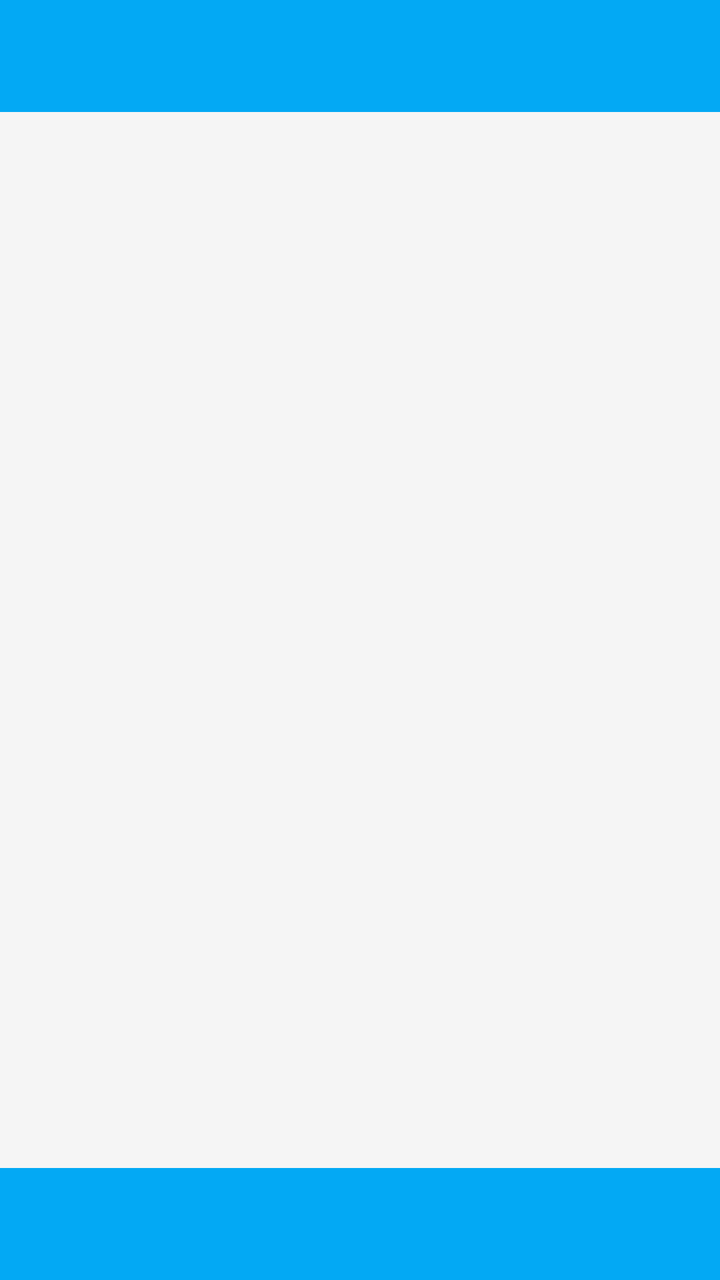
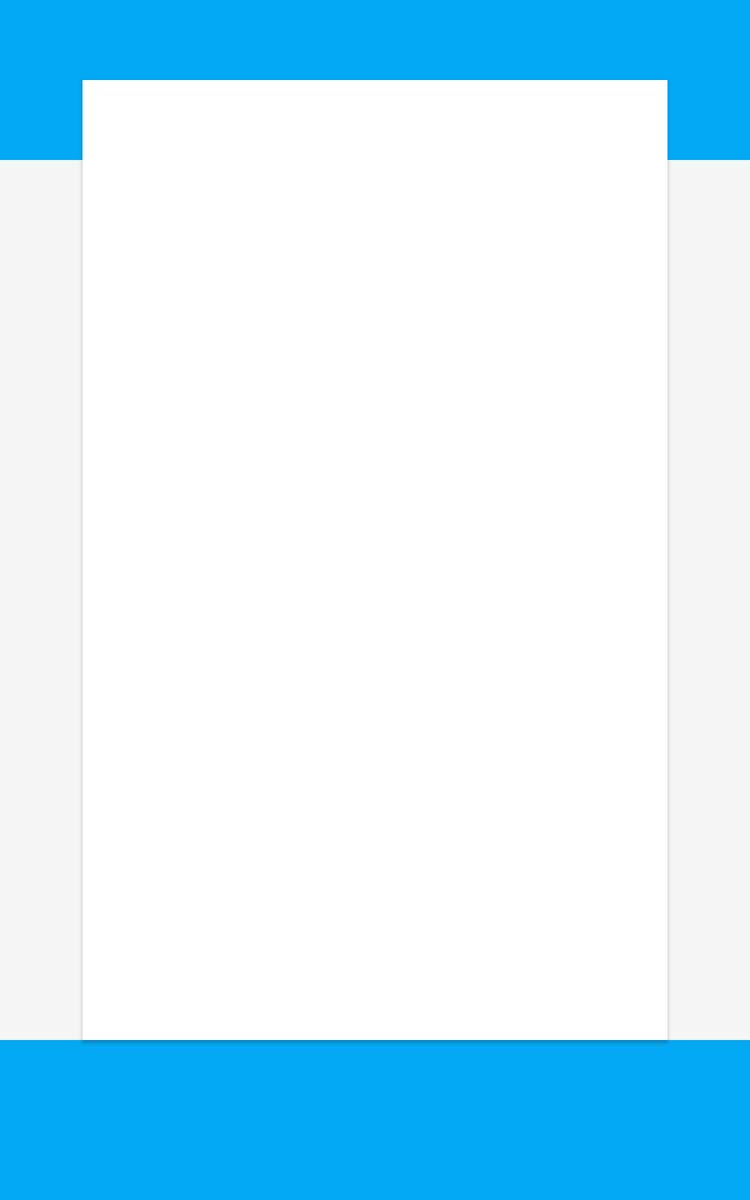

One screen, two layout resources from the same app: the default and the author's alternative for another configuration. Each is rendered where Android would select it; the XML of both is given below.
<!-- AndroidManifest.xml: application theme AppTheme -->
<!-- res/layout/activity_call_students_list.xml -->
<?xml version="1.0" encoding="utf-8"?>
<FrameLayout
    xmlns:android="http://schemas.android.com/apk/res/android"
    xmlns:app="http://schemas.android.com/apk/res-auto"
    android:id="@+id/container"
    android:layout_width="match_parent"
    android:layout_height="match_parent">
    <android.support.v4.widget.DrawerLayout
        xmlns:android="http://schemas.android.com/apk/res/android"
        xmlns:app="http://schemas.android.com/apk/res-auto"
        android:id="@+id/drawer_layout"
        android:layout_width="match_parent"
        android:layout_height="match_parent">

        <RelativeLayout
            android:layout_width="match_parent"
            android:layout_height="match_parent">

            <android.support.design.widget.AppBarLayout
                android:id="@+id/toolbar_container"
                android:layout_width="match_parent"
                android:layout_height="wrap_content"
                android:layout_alignParentTop="true">

                <android.support.v7.widget.Toolbar
                    android:id="@+id/toolbar"
                    android:layout_width="match_parent"
                    android:layout_height="?actionBarSize"
                    android:theme="@style/ThemeOverlay.AppCompat.Dark.ActionBar" />

            </android.support.design.widget.AppBarLayout>

            <LinearLayout
                android:id="@+id/bottomBar"
                android:layout_width="match_parent"
                android:layout_height="?actionBarSize"
                android:layout_alignParentBottom="true"
                android:background="@color/colorPrimary"
                android:orientation="horizontal"
                android:theme="@style/ThemeOverlay.AppCompat.Dark.ActionBar">

                <TextView
                    android:id="@+id/total"
                    android:layout_width="match_parent"
                    android:layout_height="match_parent"
                    android:layout_weight="3"
                    android:gravity="center"
                    android:fontFamily="sans-serif-black"
                    android:textColor="@android:color/white"/>

                <TextView
                    android:id="@+id/present"
                    android:layout_width="match_parent"
                    android:layout_height="match_parent"
                    android:layout_weight="3"
                    android:gravity="center"
                    android:fontFamily="sans-serif-black"
                    android:textColor="@android:color/white"/>

                <TextView
                    android:id="@+id/absent"
                    android:layout_width="match_parent"
                    android:layout_height="match_parent"
                    android:layout_weight="3"
                    android:gravity="center"
                    android:fontFamily="sans-serif-black"
                    android:textColor="@android:color/white"/>

            </LinearLayout>

            <FrameLayout
                android:id="@+id/list_container"
                android:layout_width="match_parent"
                android:layout_height="match_parent"
                android:layout_below="@id/toolbar_container"
                android:layout_above="@id/bottomBar" />

        </RelativeLayout>

        <android.support.design.widget.NavigationView
            android:id="@+id/navigation_view"
            android:layout_width="wrap_content"
            android:layout_height="match_parent"
            android:layout_gravity="start"
            app:menu="@menu/drawer"/>

    </android.support.v4.widget.DrawerLayout>
</FrameLayout>
<!-- resources referenced by this layout -->
<resources>
  <color name="colorPrimary">#03A9F4</color>
  <style name="AppTheme" parent="Theme.AppCompat.Light.DarkActionBar">
          
          <item name="windowActionBar">false</item>
          <item name="windowNoTitle">true</item>
  
          <item name="colorPrimary">@color/colorPrimary</item>
          <item name="colorPrimaryDark">@color/colorPrimaryDark</item>
          <item name="colorAccent">@color/colorAccent</item>
  
          <item name="android:statusBarColor" tools:targetApi="21">@color/colorPrimaryDark</item>
          <item name="android:windowDrawsSystemBarBackgrounds" tools:targetApi="21">true</item>
          <item name="android:colorBackground">@color/material_grey_100</item>
  
          <item name="android:alertDialogTheme">@style/AppTheme.AlertDialog</item>
      </style>
  <color name="colorPrimaryDark">#0288D1</color>
  <color name="colorAccent">#F50057</color>
  <style name="AppTheme.AlertDialog" parent="Theme.AppCompat.Light.Dialog.Alert">
          <item name="colorAccent">@color/colorAccent</item>
      </style>
</resources>
<!-- res/layout-sw600dp/activity_call_students_list.xml (the author's variant of the layout above) -->
<!-- drawn on a 7-inch tablet held upright -->
<?xml version="1.0" encoding="utf-8"?>
<RelativeLayout
    xmlns:android="http://schemas.android.com/apk/res/android"
    xmlns:app="http://schemas.android.com/apk/res-auto"
    android:layout_width="match_parent"
    android:layout_height="match_parent">

    <android.support.design.widget.AppBarLayout
        android:id="@+id/toolbar_container"
        android:layout_width="match_parent"
        android:layout_height="wrap_content"
        android:layout_alignParentTop="true"
        android:layout_alignParentLeft="true"
        android:layout_alignParentStart="true"
        app:elevation="0dp">

        <android.support.v7.widget.Toolbar
            android:id="@+id/toolbar"
            android:layout_width="match_parent"
            android:layout_height="?actionBarSize"
            android:theme="@style/ThemeOverlay.AppCompat.Dark.ActionBar"/>

    </android.support.design.widget.AppBarLayout>

    <View
        android:layout_width="match_parent"
        android:layout_height="?actionBarSize"
        android:layout_below="@id/toolbar_container"
        android:background="@color/colorPrimary"/>

    <View
        android:id="@+id/bottomView"
        android:layout_width="match_parent"
        android:layout_height="?actionBarSize"
        android:layout_alignParentBottom="true"
        android:layout_alignParentLeft="true"
        android:layout_alignParentStart="true"
        android:background="@color/colorPrimary"
        android:elevation="@dimen/card_view_elevation_times_two"/>

    <RelativeLayout
        android:id="@+id/bottomBar"
        android:layout_width="match_parent"
        android:layout_height="?actionBarSize"
        android:layout_alignParentLeft="true"
        android:layout_alignParentStart="true"
        android:layout_above="@id/bottomView"
        android:background="@color/colorPrimary"
        android:gravity="center"
        android:elevation="@dimen/card_view_elevation_times_two">

        <TextView
            android:id="@+id/present"
            android:layout_width="wrap_content"
            android:layout_height="match_parent"
            android:layout_centerHorizontal="true"
            android:layout_centerVertical="true"
            android:paddingLeft="@dimen/screen_edge_margin"
            android:paddingEnd="@dimen/screen_edge_margin"
            android:paddingStart="@dimen/screen_edge_margin"
            android:paddingRight="@dimen/screen_edge_margin"
            android:gravity="center"
            android:fontFamily="sans-serif-black"
            android:textColor="@android:color/white"/>

        <TextView
            android:id="@+id/total"
            android:layout_width="wrap_content"
            android:layout_height="match_parent"
            android:layout_centerVertical="true"
            android:layout_toStartOf="@id/present"
            android:layout_toLeftOf="@id/present"
            android:paddingLeft="@dimen/screen_edge_margin"
            android:paddingEnd="@dimen/screen_edge_margin"
            android:paddingStart="@dimen/screen_edge_margin"
            android:paddingRight="@dimen/screen_edge_margin"
            android:gravity="center"
            android:textAlignment="center"
            android:fontFamily="sans-serif-black"
            android:textColor="@android:color/white"/>

        <TextView
            android:id="@+id/absent"
            android:layout_width="wrap_content"
            android:layout_height="match_parent"
            android:layout_centerVertical="true"
            android:layout_toEndOf="@id/present"
            android:layout_toRightOf="@id/present"
            android:paddingLeft="@dimen/screen_edge_margin"
            android:paddingEnd="@dimen/screen_edge_margin"
            android:paddingStart="@dimen/screen_edge_margin"
            android:paddingRight="@dimen/screen_edge_margin"
            android:gravity="center"
            android:textAlignment="center"
            android:fontFamily="sans-serif-black"
            android:textColor="@android:color/white"/>

    </RelativeLayout>

    <android.support.v4.view.ViewPager
        android:id="@+id/pager"
        android:layout_width="match_parent"
        android:layout_height="match_parent"
        android:layout_below="@id/toolbar_container"
        android:layout_above="@id/bottomBar"
        android:layout_marginLeft="@dimen/single_list_side_padding"
        android:layout_marginRight="@dimen/single_list_side_padding"
        android:layout_marginStart="@dimen/single_list_side_padding"
        android:layout_marginEnd="@dimen/single_list_side_padding"
        android:background="@color/main_background"
        android:elevation="@dimen/cardview_default_elevation" >

        <android.support.v4.view.PagerTitleStrip
            android:id="@+id/pager_title_strip"
            android:layout_width="match_parent"
            android:layout_height="wrap_content"
            android:layout_gravity="top"
            android:background="#33b5e5"
            android:textColor="#fff"
            android:paddingTop="4dp"
            android:paddingBottom="4dp" />

    </android.support.v4.view.ViewPager>

</RelativeLayout>
<!-- resources referenced by the variant -->
<!-- as a 7-inch tablet held upright resolves them -->
<resources>
  <color name="colorPrimary">#03A9F4</color>
  <color name="main_background">#FFFFFFFF</color>
  <!-- from res/values-sw600dp/ -->
  <dimen name="screen_edge_margin">24dp</dimen>
  <!-- from res/values-sw600dp/ -->
  <dimen name="single_list_side_padding">66dp</dimen>
  <style name="AppTheme" parent="Theme.AppCompat.Light.DarkActionBar">
          
          <item name="windowActionBar">false</item>
          <item name="windowNoTitle">true</item>
  
          <item name="colorPrimary">@color/colorPrimary</item>
          <item name="colorPrimaryDark">@color/colorPrimaryDark</item>
          <item name="colorAccent">@color/colorAccent</item>
  
          <item name="android:statusBarColor" tools:targetApi="21">@color/colorPrimaryDark</item>
          <item name="android:windowDrawsSystemBarBackgrounds" tools:targetApi="21">true</item>
          <item name="android:colorBackground">@color/material_grey_100</item>
  
          <item name="android:alertDialogTheme">@style/AppTheme.AlertDialog</item>
      </style>
  <color name="colorPrimaryDark">#0288D1</color>
  <color name="colorAccent">#F50057</color>
  <style name="AppTheme.AlertDialog" parent="Theme.AppCompat.Light.Dialog.Alert">
          <item name="colorAccent">@color/colorAccent</item>
      </style>
</resources>
